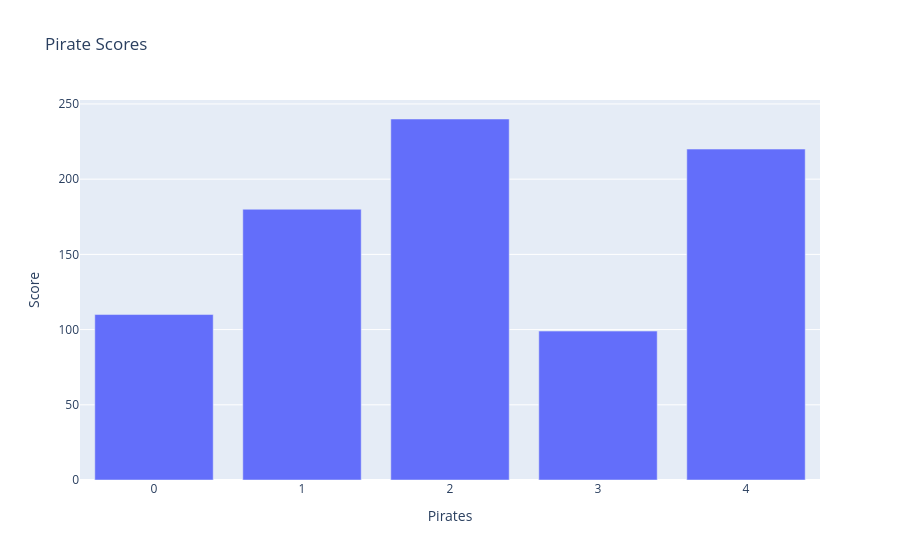

Notebook code cell kept with this figure:
### Code cell
graph = go.Figure()
graph.add_trace(go.Bar(x=x1,y=y1))
graph.update_layout(title = 'Pirate Scores',
                    xaxis_title = 'Pirates',
                    yaxis_title = 'Score')

graph.show()

### Figure 1 — Plotly figure (JSON) as saved in the notebook; plotly's stock layout.template omitted (floating-point values rounded to 4 significant figures)
{"data": [{"type": "bar", "x": [0, 1, 2, 3, 4, 5, 6, 7, 8, 9, 10, 11, 12, 13, 14, 15, 16, 17, 18, 19, 20, 21, 22, 23, 24, 25, 26, 27, 28, 29, 30, 31, 32, 33, 34, 35, 36, 37, 38, 39, 40, 41, 42, 43, 44, 45, 46, 47, 48, 49], "y": [110, 180, 240, 99, 220]}], "layout": {"title": {"text": "Pirate Scores"}, "xaxis": {"title": {"text": "Pirates"}}, "yaxis": {"title": {"text": "Score"}}}}
